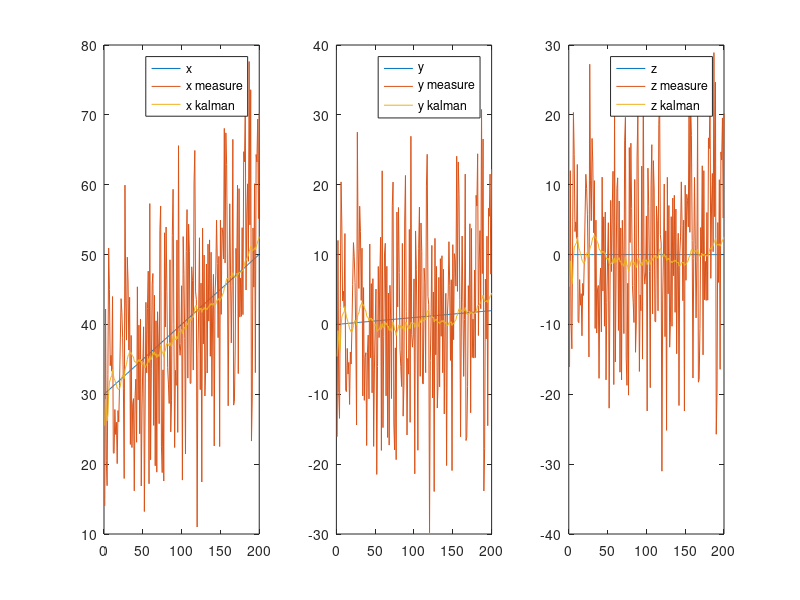

MATLAB code for this plot:
clear,clc;
variance1 = 0.01;
variance2 = 120;
T = 0.01;
x = [30;10;0;1;0;0];
no_sample = 200;
Rmu = variance1;
Rv = variance2;
I = eye(6);
A = [[1,T,0,0,0,0];...
     [0,1,0,0,0,0];...
     [0,0,1,T,0,0];...
     [0,0,0,1,0,0];...
     [0,0,0,0,1,T];...
     [0,0,0,0,0,1]];
 
B = [[(T^2)/2,0,0];...
     [T,0,0];...
     [0,(T^2)/2,0];...
     [0,T,0];...
     [0,0,(T^2)/2];...
     [0,0,T]];
 
 H = [[1,0,0,0,0,0];...
      [0,0,1,0,0,0];...
      [0,0,0,0,1,0]];

 Ry = cov(x');
possition_no_noise = zeros(no_sample,3);
possition_with_noise = zeros(no_sample,3);
possition_kalman = zeros(no_sample,3);
x_no_noise = x;
x_kalman = x;
for i = 1:no_sample
     a = randn(3,1)*sqrt(variance1);
     noise_measure = randn(1)*sqrt(variance2)*ones(3,1);
     
     x_no_noise = A*x_no_noise+B*a;
     coordinate_no_noise = H*x_no_noise;

     coordinate_measure = coordinate_no_noise + noise_measure;
     
     x_kalman = A*x_kalman;
     %coordinate_kalman = H*x_kalman;  
     Ry = (A*Ry*(A')) + (B*Rmu*(B'));
     Rw = H*Ry*(H')+Rv;
     K = Ry*(H')/(Rw);
     x_kalman = x_kalman + K*(coordinate_measure-H*x_kalman);
     coordinate_kalman = H*x_kalman;
     Ry = (I-K*H)*Ry;
     for k = 1:3
         possition_no_noise(i,k) = coordinate_no_noise(k);
         possition_with_noise(i,k) = coordinate_measure(k);
         possition_kalman(i,k) = coordinate_kalman(k);
     end
end

X_no_noise = zeros(1,no_sample);
Y_no_noise = zeros(1,no_sample);
Z_no_noise = zeros(1,no_sample);
X_with_noise = zeros(1,no_sample);
Y_with_noise = zeros(1,no_sample);
Z_with_noise = zeros(1,no_sample);
X_kalman = zeros(1,no_sample);
Y_kalman = zeros(1,no_sample);
Z_kalman = zeros(1,no_sample);
for i = 1:no_sample
    for k = 1:3
        if(k==1)
            X_no_noise(i) = possition_no_noise(i,k);
            X_with_noise(i) = possition_with_noise(i,k);
            X_kalman(i) = possition_kalman(i,k);
        elseif(k==2)
            Y_no_noise(i) = possition_no_noise(i,k);
            Y_with_noise(i) = possition_with_noise(i,k);
            Y_kalman(i) = possition_kalman(i,k);
        else
            Z_no_noise(i) = possition_no_noise(i,k);
            Z_with_noise(i) = possition_with_noise(i,k);
            Z_kalman(i) = possition_kalman(i,k);
        end
    end
end
error = sqrt(X_no_noise.^2+Y_no_noise.^2+Z_no_noise.^2);
subplot(1,3,1);
plot(1:1:no_sample,X_no_noise);
hold on
plot(1:1:no_sample,X_with_noise);
hold on
plot(1:1:no_sample,X_kalman);
legend('x','x measure','x kalman');
hold off

subplot(1,3,2);
plot(1:1:no_sample,Y_no_noise);
hold on
plot(1:1:no_sample,Y_with_noise);
hold on
plot(1:1:no_sample,Y_kalman);
legend('y','y measure','y kalman');
hold off

subplot(1,3,3);
plot(1:1:no_sample,Z_no_noise);
hold on
plot(1:1:no_sample,Z_with_noise);
hold on
plot(1:1:no_sample,Z_kalman);
legend('z','z measure','z kalman');
hold off